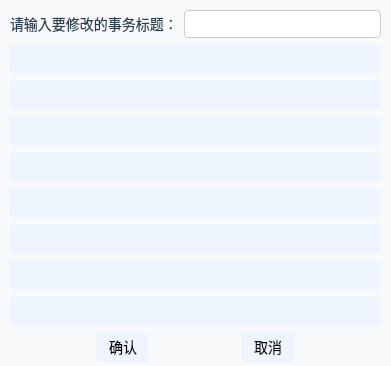
<?xml version="1.0" encoding="UTF-8"?>
<ui version="4.0">
 <class>srcChgForm</class>
 <widget class="QWidget" name="srcChgForm">
  <property name="geometry">
   <rect>
    <x>0</x>
    <y>0</y>
    <width>391</width>
    <height>366</height>
   </rect>
  </property>
  <property name="windowTitle">
   <string>Form</string>
  </property>
  <property name="styleSheet">
   <string notr="true">
    QWidget {
        font-family: &quot;Microsoft YaHei&quot;;
        font-size: 14px;
        color: #333333;
        background-color: #f7f9fb;
    }

    QPushButton {
        background-color: #eef5ff;
        color: #000000;
        padding: 6px 12px;
        border: none;
        border-radius: 4px;
    }

    QPushButton:hover {
        background-color: #45a049;
    }

    QLineEdit {
        border: 1px solid #ccc;
        padding: 4px;
        border-radius: 4px;
        background-color: #ffffff;
    }

    QLabel {
        color: #2c3e50;
    }

    QTableWidget {
        background-color: white;
        gridline-color: #dcdcdc;
        selection-background-color: #cceeff;
    }

    QHeaderView::section {
        background-color: #e0e0e0;
        padding: 4px;
        border: 1px solid #dcdcdc;
    }</string>
  </property>
  <widget class="QWidget" name="verticalLayoutWidget">
   <property name="geometry">
    <rect>
     <x>10</x>
     <y>10</y>
     <width>371</width>
     <height>352</height>
    </rect>
   </property>
   <layout class="QVBoxLayout" name="verticalLayout">
    <item>
     <layout class="QHBoxLayout" name="horizontalLayout_2">
      <item>
       <widget class="QLabel" name="label">
        <property name="font">
         <font>
          <family>Microsoft YaHei</family>
          <pointsize>-1</pointsize>
          <bold>false</bold>
         </font>
        </property>
        <property name="text">
         <string>请输入要修改的事务标题：</string>
        </property>
       </widget>
      </item>
      <item>
       <widget class="QLineEdit" name="lineEdit"/>
      </item>
     </layout>
    </item>
    <item>
     <widget class="QPushButton" name="opt_pushButton">
      <property name="font">
       <font>
        <family>Microsoft YaHei</family>
        <pointsize>-1</pointsize>
        <bold>false</bold>
       </font>
      </property>
      <property name="text">
       <string/>
      </property>
     </widget>
    </item>
    <item>
     <widget class="QPushButton" name="opt_pushButton_2">
      <property name="font">
       <font>
        <family>Microsoft YaHei</family>
        <pointsize>-1</pointsize>
        <bold>false</bold>
       </font>
      </property>
      <property name="text">
       <string/>
      </property>
     </widget>
    </item>
    <item>
     <widget class="QPushButton" name="opt_pushButton_3">
      <property name="font">
       <font>
        <family>Microsoft YaHei</family>
        <pointsize>-1</pointsize>
        <bold>false</bold>
       </font>
      </property>
      <property name="text">
       <string/>
      </property>
     </widget>
    </item>
    <item>
     <widget class="QPushButton" name="opt_pushButton_4">
      <property name="font">
       <font>
        <family>Microsoft YaHei</family>
        <pointsize>-1</pointsize>
        <bold>false</bold>
       </font>
      </property>
      <property name="text">
       <string/>
      </property>
     </widget>
    </item>
    <item>
     <widget class="QPushButton" name="opt_pushButton_5">
      <property name="font">
       <font>
        <family>Microsoft YaHei</family>
        <pointsize>-1</pointsize>
        <bold>false</bold>
       </font>
      </property>
      <property name="text">
       <string/>
      </property>
     </widget>
    </item>
    <item>
     <widget class="QPushButton" name="opt_pushButton_6">
      <property name="font">
       <font>
        <family>Microsoft YaHei</family>
        <pointsize>-1</pointsize>
        <bold>false</bold>
       </font>
      </property>
      <property name="text">
       <string/>
      </property>
     </widget>
    </item>
    <item>
     <widget class="QPushButton" name="opt_pushButton_7">
      <property name="font">
       <font>
        <family>Microsoft YaHei</family>
        <pointsize>-1</pointsize>
        <bold>false</bold>
       </font>
      </property>
      <property name="text">
       <string/>
      </property>
     </widget>
    </item>
    <item>
     <widget class="QPushButton" name="opt_pushButton_8">
      <property name="font">
       <font>
        <family>Microsoft YaHei</family>
        <pointsize>-1</pointsize>
        <bold>false</bold>
       </font>
      </property>
      <property name="text">
       <string/>
      </property>
     </widget>
    </item>
    <item>
     <layout class="QHBoxLayout" name="horizontalLayout">
      <item>
       <spacer name="horizontalSpacer_2">
        <property name="orientation">
         <enum>Qt::Horizontal</enum>
        </property>
        <property name="sizeHint" stdset="0">
         <size>
          <width>40</width>
          <height>20</height>
         </size>
        </property>
       </spacer>
      </item>
      <item>
       <widget class="QPushButton" name="pushButton">
        <property name="text">
         <string>确认</string>
        </property>
       </widget>
      </item>
      <item>
       <spacer name="horizontalSpacer">
        <property name="orientation">
         <enum>Qt::Horizontal</enum>
        </property>
        <property name="sizeHint" stdset="0">
         <size>
          <width>40</width>
          <height>20</height>
         </size>
        </property>
       </spacer>
      </item>
      <item>
       <widget class="QPushButton" name="pushButton_2">
        <property name="text">
         <string>取消</string>
        </property>
       </widget>
      </item>
      <item>
       <spacer name="horizontalSpacer_3">
        <property name="orientation">
         <enum>Qt::Horizontal</enum>
        </property>
        <property name="sizeHint" stdset="0">
         <size>
          <width>40</width>
          <height>20</height>
         </size>
        </property>
       </spacer>
      </item>
     </layout>
    </item>
   </layout>
  </widget>
 </widget>
 <resources/>
 <connections/>
</ui>
